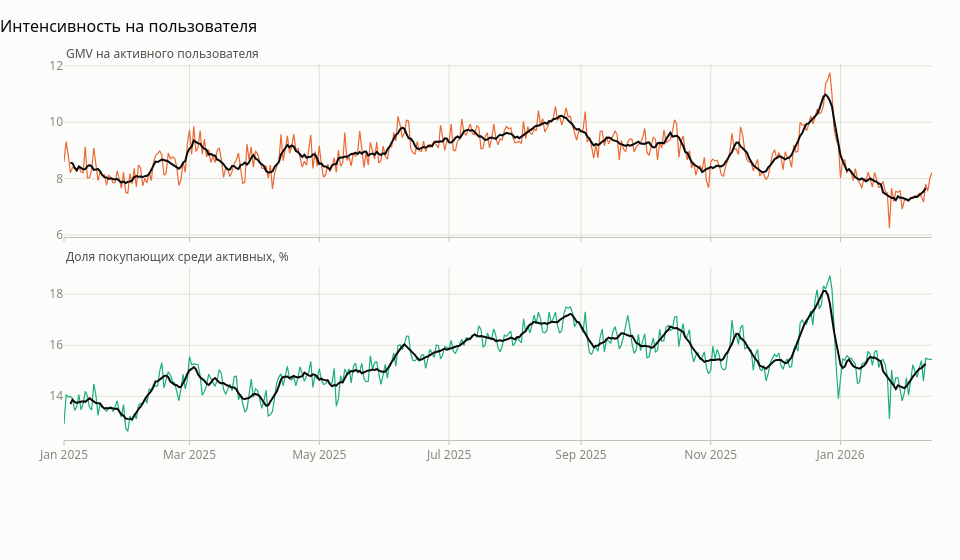

Notebook code cell kept with this figure:
### Code cell
# нормировка на активного пользователя убирает эффект «людей стало больше/меньше»
fig = make_subplots(rows=2, cols=1, shared_xaxes=True, vertical_spacing=0.08,
                    subplot_titles=["GMV на активного пользователя",
                                    "Доля покупающих среди активных, %"])
per_dau = (daily["gmv"] / daily["dau"]).to_numpy()
conv = (daily["buyers"] / daily["dau"] * 100).to_numpy()
for i, (y, slot) in enumerate([(per_dau, 1), (conv, 2)], start=1):
    fig.add_trace(go.Scatter(x=DATES, y=y, mode="lines", showlegend=False,
                             line=dict(color=SERIES[slot], width=1.2)), row=i, col=1)
    ma = np.convolve(y, np.ones(7) / 7, mode="same"); ma[:3] = np.nan; ma[-3:] = np.nan
    fig.add_trace(go.Scatter(x=DATES, y=ma, mode="lines", showlegend=False,
                             line=dict(color=INK, width=2)), row=i, col=1)
for a in fig.layout.annotations:
    a.font = dict(size=12, color=INK2); a.x, a.xanchor = 0, "left"
show(fig, "Интенсивность на пользователя", h=560)

### Figure 1 — Plotly figure (JSON) as saved in the notebook; plotly's stock layout.template omitted (floating-point values rounded to 4 significant figures; data arrays with more than 128 entries replaced by an {"elided": "..."} marker saying what was removed)
{"data": [{"line": {"color": "#eb6834", "width": 1.2}, "mode": "lines", "showlegend": false, "type": "scatter", "x": {"elided": "409 str values"}, "xaxis": "x", "y": {"elided": "409 float values"}, "yaxis": "y"}, {"line": {"color": "#0b0b0b", "width": 2}, "mode": "lines", "showlegend": false, "type": "scatter", "x": {"elided": "409 str values"}, "xaxis": "x", "y": {"elided": "409 float values"}, "yaxis": "y"}, {"line": {"color": "#1baf7a", "width": 1.2}, "mode": "lines", "showlegend": false, "type": "scatter", "x": {"elided": "409 str values"}, "xaxis": "x2", "y": {"elided": "409 float values"}, "yaxis": "y2"}, {"line": {"color": "#0b0b0b", "width": 2}, "mode": "lines", "showlegend": false, "type": "scatter", "x": {"elided": "409 str values"}, "xaxis": "x2", "y": {"elided": "409 float values"}, "yaxis": "y2"}], "layout": {"annotations": [{"font": {"color": "#52514e", "size": 12}, "showarrow": false, "text": "GMV на активного пользователя", "x": 0, "xanchor": "left", "xref": "paper", "y": 1.0, "yanchor": "bottom", "yref": "paper"}, {"font": {"color": "#52514e", "size": 12}, "showarrow": false, "text": "Доля покупающих среди активных, %", "x": 0, "xanchor": "left", "xref": "paper", "y": 0.46, "yanchor": "bottom", "yref": "paper"}], "autosize": false, "height": 560, "title": {"text": "Интенсивность на пользователя"}, "width": 960, "xaxis": {"anchor": "y", "automargin": true, "domain": [0.0, 1.0], "matches": "x2", "showticklabels": false}, "xaxis2": {"anchor": "y2", "automargin": true, "domain": [0.0, 1.0]}, "yaxis": {"anchor": "x", "automargin": true, "domain": [0.54, 1.0]}, "yaxis2": {"anchor": "x2", "automargin": true, "domain": [0.0, 0.46]}}}
